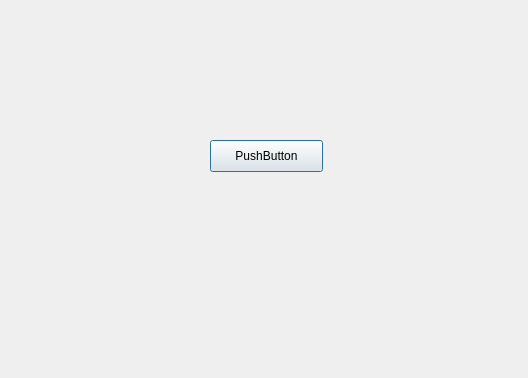
<?xml version="1.0" encoding="UTF-8"?>
<ui version="4.0">
 <class>Dialog</class>
 <widget class="QDialog" name="Dialog">
  <property name="geometry">
   <rect>
    <x>0</x>
    <y>0</y>
    <width>528</width>
    <height>378</height>
   </rect>
  </property>
  <property name="windowTitle">
   <string>Dialog</string>
  </property>
  <widget class="QPushButton" name="pushButton">
   <property name="geometry">
    <rect>
     <x>210</x>
     <y>140</y>
     <width>113</width>
     <height>32</height>
    </rect>
   </property>
   <property name="text">
    <string>PushButton</string>
   </property>
  </widget>
 </widget>
 <resources/>
 <connections/>
</ui>
